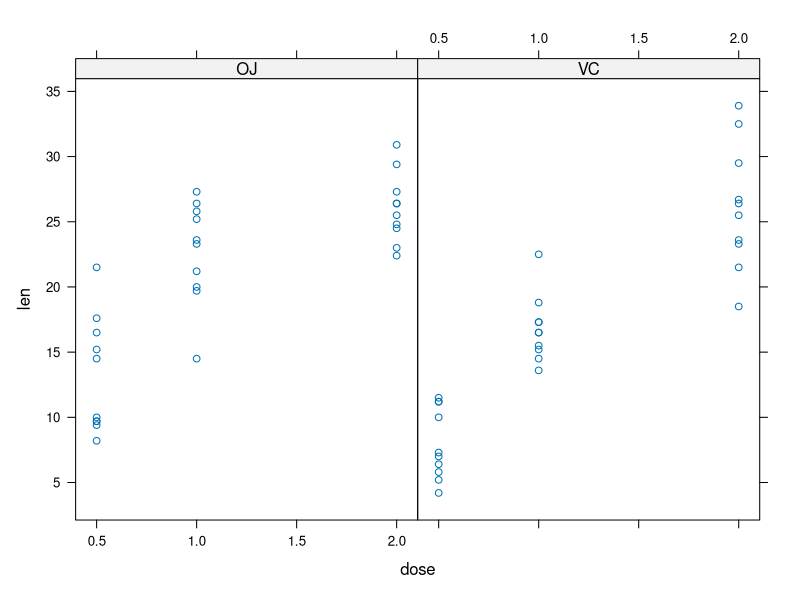
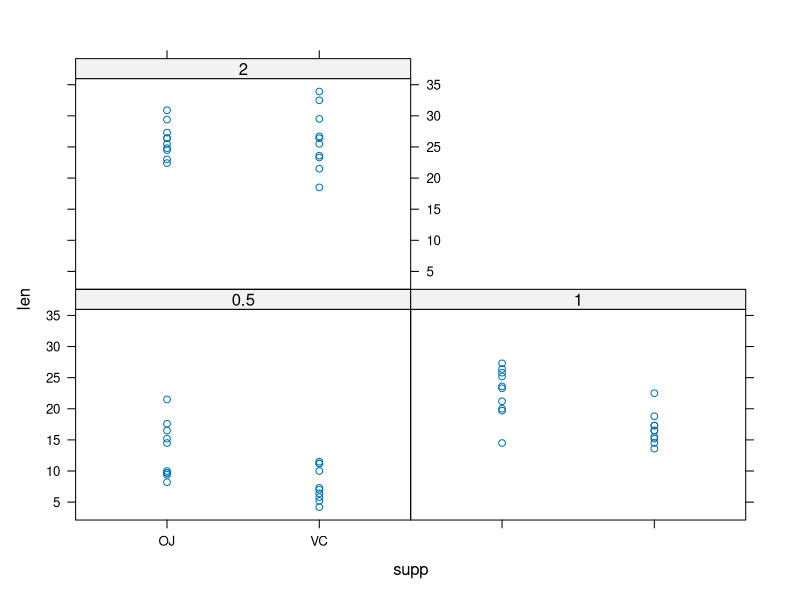
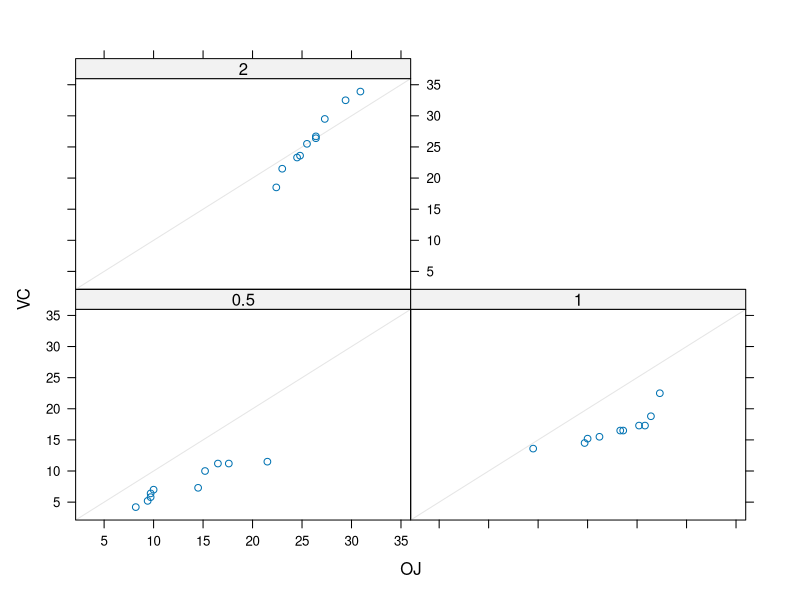
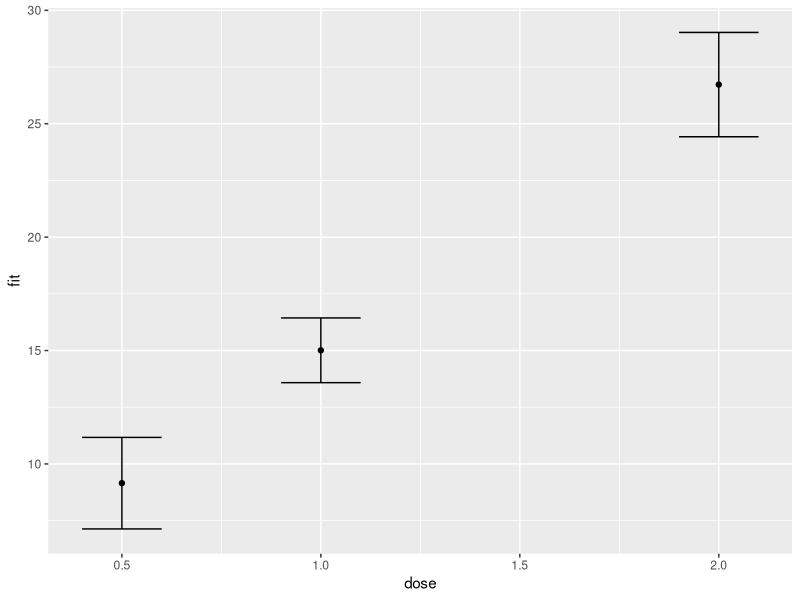
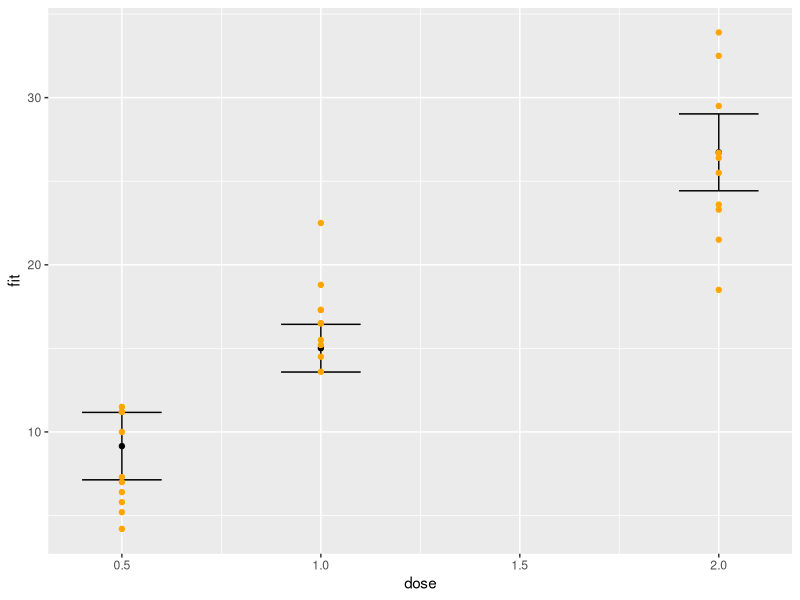
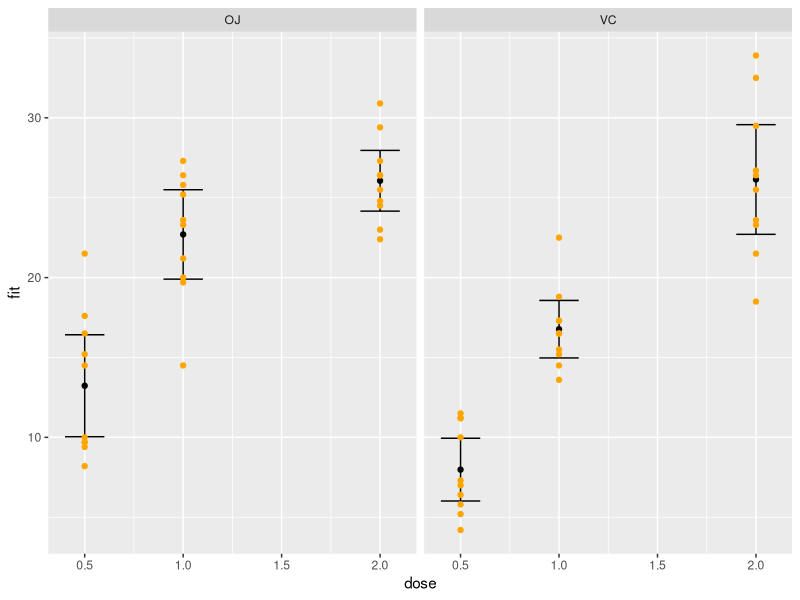
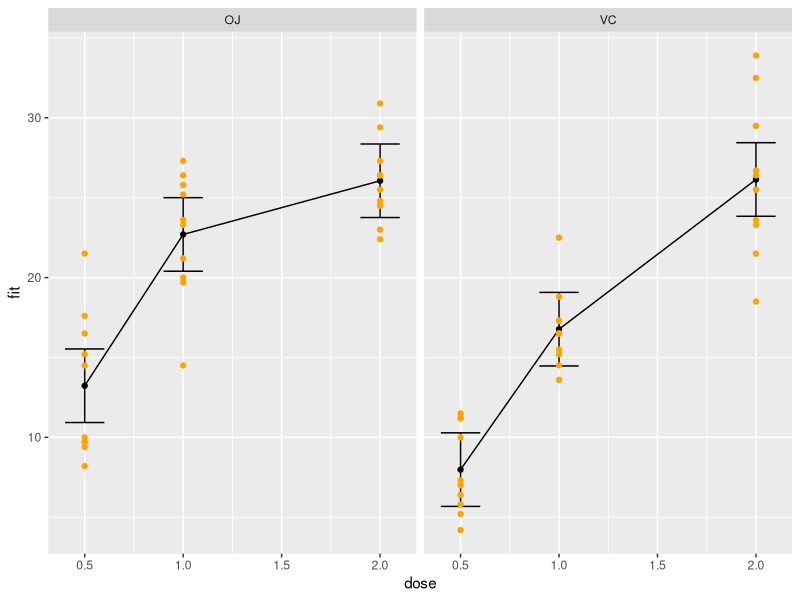
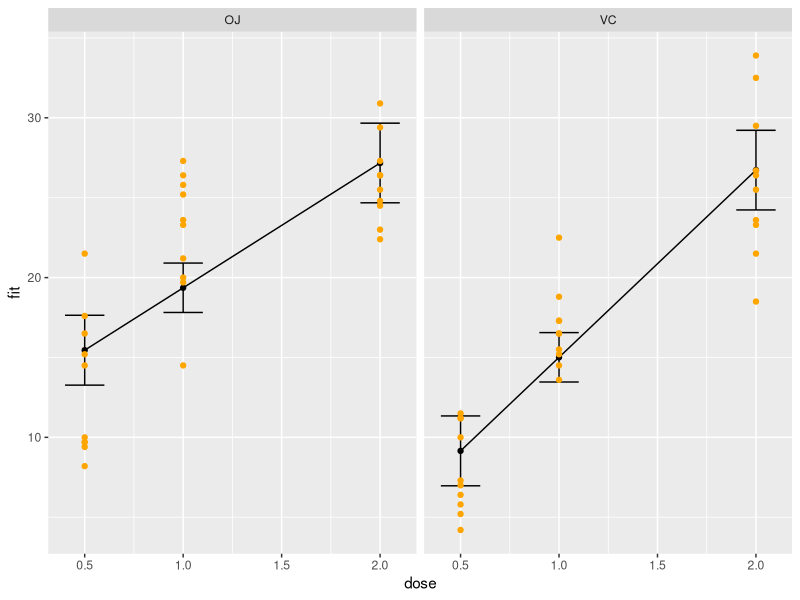

R code for these plots, in order:


str(ToothGrowth)

library(lattice)

xyplot(len ~ dose | supp, data = ToothGrowth)
xyplot(len ~ supp | factor(dose), data = ToothGrowth)
qq(supp ~ len | factor(dose), ToothGrowth)

len_1_VC <- subset(ToothGrowth, 
                   dose == 1 & supp == "VC")$len
tt <- t.test(len_1_VC)
tt$conf.int

## Alternative using lm(response ~ predictors)

fm1 <- lm(len_1_VC ~ 1)
fm1
summary(fm1)

fm2 <- lm(len ~ 1, data = ToothGrowth, 
          subset = (dose == 1 & supp == "VC"))
summary(fm2)
predict(fm2, newdata = data.frame(dose = 1, supp = "VC"))

predict(fm2, 
        newdata = data.frame(dose = 1, supp = "VC"),
        interval = "confidence")
## compare with
tt$conf.int 

predict(fm2, 
        newdata = data.frame(dose = 1, supp = "VC"),
        interval = "predict")

fm3 <- lm(len ~ 1 + dose, data = ToothGrowth, 
          subset = (supp == "VC"))
summary(fm3)

dd3 <- data.frame(dose = c(0.5, 1, 2), supp = "VC")

dd3 <- 
  cbind(dd3, 
        predict(fm3, 
                newdata = dd3,
                interval = "confidence"))

library(ggplot2)

ebars <- 
  ggplot(dd3) + geom_point(aes(x = dose, y = fit)) + 
    geom_errorbar(aes(x = dose, ymin = lwr, ymax = upr), width = 0.2)

ebars

## overlay on top of plot of data

ebars + 
  geom_point(aes(x = dose, y = len), 
             data = subset(ToothGrowth, supp == "VC"),
             col = "orange")

## separate mean for all combinations

fm4 <- lm(len ~ 0 + supp, data = ToothGrowth)

getCI <- function(y) {
  fm <- lm(y ~ 1)
  predict(fm, newdata = data.frame(z = 1), 
          interval = "confidence") |> as.data.frame()
}

res <- tapply(ToothGrowth, ~ supp + dose, function(d) getCI(d$len))
df_ci <- array2DF(res)
df_ci <- dplyr::mutate(df_ci, dose = as.numeric(dose))

ggplot(df_ci) + facet_wrap(~ supp) + 
  geom_point(aes(x = dose, y = fit)) + 
  geom_errorbar(aes(x = dose, ymin = lwr, ymax = upr), width = 0.2) + 
  geom_point(aes(x = dose, y = len), 
             data = ToothGrowth,
             col = "orange")

fm5 <- lm(len ~ 0 + interaction(dose, supp), data = ToothGrowth)
fm5$coefficients 

dd5 <- expand.grid(dose = c(0.5, 1, 2), supp = c("OJ", "VC"))

dd5 <- 
  cbind(dd5, 
        predict(fm5, 
                newdata = dd5,
                interval = "confidence"))

ggplot(dd5) + facet_wrap(~ supp) + 
  geom_point(aes(x = dose, y = fit)) + 
  geom_line(aes(x = dose, y = fit)) + 
  geom_errorbar(aes(x = dose, ymin = lwr, ymax = upr), width = 0.2) + 
  geom_point(aes(x = dose, y = len), 
             data = ToothGrowth,
             col = "orange")



## linear regression by subgroup

fm6 <- lm(len ~ 1 + dose * supp, data = ToothGrowth)
dd6 <- expand.grid(dose = c(0.5, 1, 2), supp = c("OJ", "VC"))

dd6 <- 
  cbind(dd6, 
        predict(fm6, 
                newdata = dd6,
                interval = "confidence"))

ggplot(dd6) + facet_wrap(~ supp) + 
  geom_point(aes(x = dose, y = fit)) + 
  geom_line(aes(x = dose, y = fit)) + 
  geom_errorbar(aes(x = dose, ymin = lwr, ymax = upr), width = 0.2) + 
  geom_point(aes(x = dose, y = len), 
             data = ToothGrowth,
             col = "orange")


## model with transoformed predictor

fm7 <- lm(len ~ 1 + log(dose) * supp, data = ToothGrowth)
dd7 <- expand.grid(dose = seq(0, 3, by = 0.1), supp = c("OJ", "VC"))

dd7 <- 
  cbind(dd7, 
        predict(fm7, 
                newdata = dd7,
                interval = "confidence"))

ggplot(dd7) + facet_wrap(~ supp) + 
  geom_point(aes(x = (dose), y = fit)) + 
  geom_line(aes(x = (dose), y = fit)) + 
  geom_errorbar(aes(x = (dose), ymin = lwr, ymax = upr), width = 0.2) + 
  geom_point(aes(x = (dose), y = len), 
             data = ToothGrowth,
             col = "orange")







